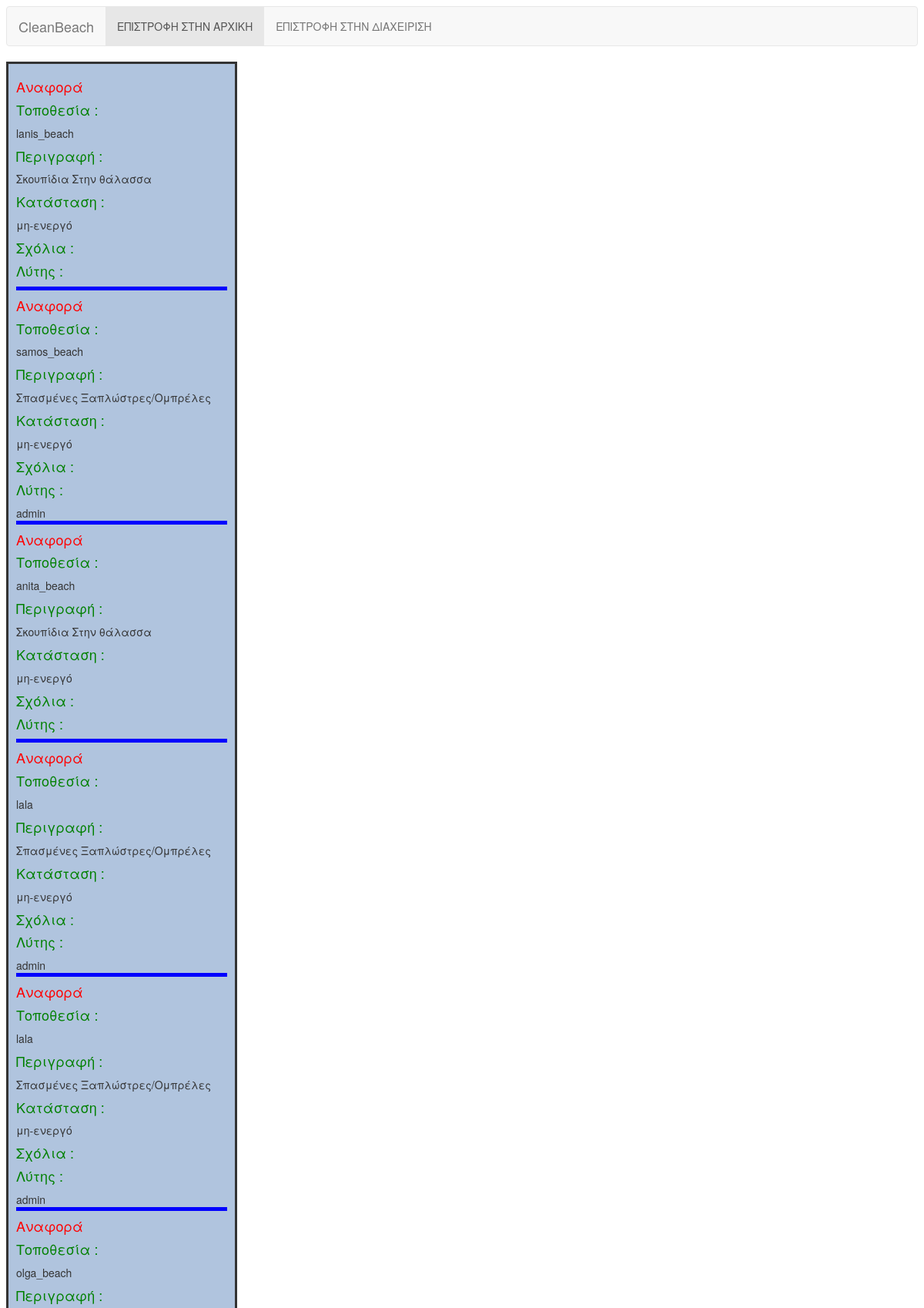
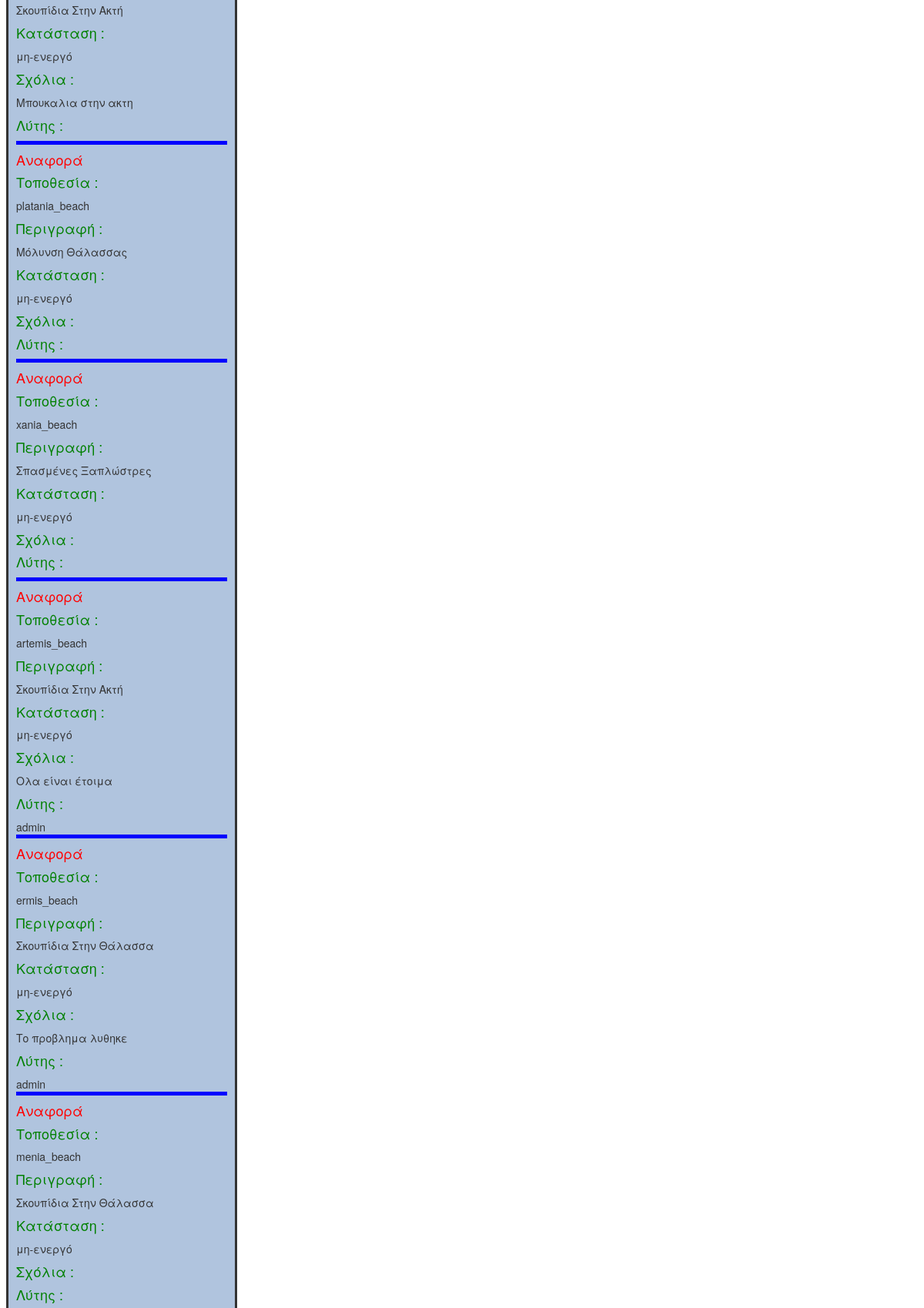
Screenshot of /code/paging2.php (upper part) with the database file from the repository (2 pictures, top to bottom).
### tables this page shows
CREATE TABLE IF NOT EXISTS `anafores` (
  `aID` int(11) NOT NULL AUTO_INCREMENT,
  `perigrafh` varchar(255) NOT NULL,
  `lin` float(10,6) DEFAULT NULL,
  `lon` float(10,6) DEFAULT NULL,
  `thesi` varchar(255) DEFAULT NULL,
  `sxolia` varchar(255) DEFAULT NULL,
  `username` varchar(35) DEFAULT NULL,
  `katastash` varchar(255) DEFAULT NULL,
  `luths` varchar(255) DEFAULT NULL,
  `date_eisodou` datetime DEFAULT NULL,
  `date_lyshs` datetime DEFAULT NULL,
  PRIMARY KEY (`aID`)
);

### code/paging2.php (the view, shortened to what this page needs)
<!DOCTYPE html>
<html lang="en">
  <head>
    <link href="css/bootstrap.min.css" rel="stylesheet">
 </head>
<body>
<nav class="navbar navbar-default" role="navigation">
  <div class="container-fluid">
    <div class="navbar-header">
      <a class="navbar-brand" href="#">CleanBeach</a>
    </div>
    <div class="collapse navbar-collapse" id="bs-example-navbar-collapse-1">
      <ul class="nav navbar-nav">
        <li class="active"><a href='index.php'>ΕΠΙΣΤΡΟΦΗ ΣΤΗΝ ΑΡΧΙΚΗ</a></li>
         <li ><a href='diaxeirish.html'>ΕΠΙΣΤΡΟΦΗ ΣΤΗΝ ΔΙΑΧΕΙΡΙΣΗ</a></li>
      </ul>
    </div>
  </div>
</nav>
<?php
if (isset($_GET["page"])) { $page  = $_GET["page"]; } else { $page=1; };
$arxh = ($page-1) * 20;
$con=mysqli_connect("localhost","root","","web_project_am5076");
$result4 = mysqli_query($con,"SELECT * FROM anafores WHERE katastash='μη-ενεργό' ORDER BY aID  DESC  LIMIT $arxh, 20 ");
?>
<div id="section2">
<?php
while ($row = mysqli_fetch_array($result4)) {
      	echo '<h4>'."<font color='red'>Αναφορά </font>".'</h4>';
				echo '<h4>'."<font color='green'>Τοποθεσία : </font>".'</h4>';
				echo $row['thesi'];
				echo'<h4>'. "<font color='green'>Περιγραφή : </font>".'</h4>';
				echo $row['perigrafh'];
				echo '<h4>'."<font color='green'>Κατάσταση : </font>".'</h4>';
				echo $row['katastash'];
				echo'<h4>'. "<font color='green'>Σχόλια : </font>".'</h4>';
				echo $row['sxolia'];
        echo'<h4>'. "<font color='green'>Λύτης : </font>".'</h4>';
        echo $row['luths'];
        echo "<div class=\"p\"></div>";
}
?>
</div>
</body>
</html>

### code/paging2.php (style rules this page uses)
body { background: url('beach.png') no-repeat fixed ; -webkit-background-size: cover; -moz-background-size: cover; -o-background-size: cover; background-size: cover; }
#section2 { width:300px; float:left; padding:10px; border-style: solid; background :#b0c4de; }
.p { border-bottom: 5px solid ; color: #0000FF; }

### rows the page displays
anafores: thesi "lanis_beach", perigrafh "Σκουπίδια Στην θάλασσα", katastash "μη-ενεργό"
anafores: thesi "samos_beach", perigrafh "Σπασμένες Ξαπλώστρες/Ομπρέλες", katastash "μη-ενεργό", luths "admin"
anafores: thesi "anita_beach", perigrafh "Σκουπίδια Στην θάλασσα", katastash "μη-ενεργό"
anafores: thesi "lala", perigrafh "Σπασμένες Ξαπλώστρες/Ομπρέλες", katastash "μη-ενεργό", luths "admin"
anafores: thesi "lala", perigrafh "Σπασμένες Ξαπλώστρες/Ομπρέλες", katastash "μη-ενεργό", luths "admin"
anafores: thesi "olga_beach", perigrafh "Σκουπίδια Στην Ακτή", katastash "μη-ενεργό", sxolia "Μπουκαλια στην ακτη"
anafores: thesi "platania_beach", perigrafh "Μόλυνση Θάλασσας", katastash "μη-ενεργό"
anafores: thesi "xania_beach", perigrafh "Σπασμένες Ξαπλώστρες", katastash "μη-ενεργό"
anafores: thesi "artemis_beach", perigrafh "Σκουπίδια Στην Ακτή", katastash "μη-ενεργό", sxolia "Ολα είναι έτοιμα", luths "admin"
anafores: thesi "ermis_beach", perigrafh "Σκουπίδια Στην Θάλασσα", katastash "μη-ενεργό", sxolia "Tο προβλημα λυθηκε", luths "admin"
anafores: thesi "menia_beach", perigrafh "Σκουπίδια Στην Θάλασσα", katastash "μη-ενεργό"
